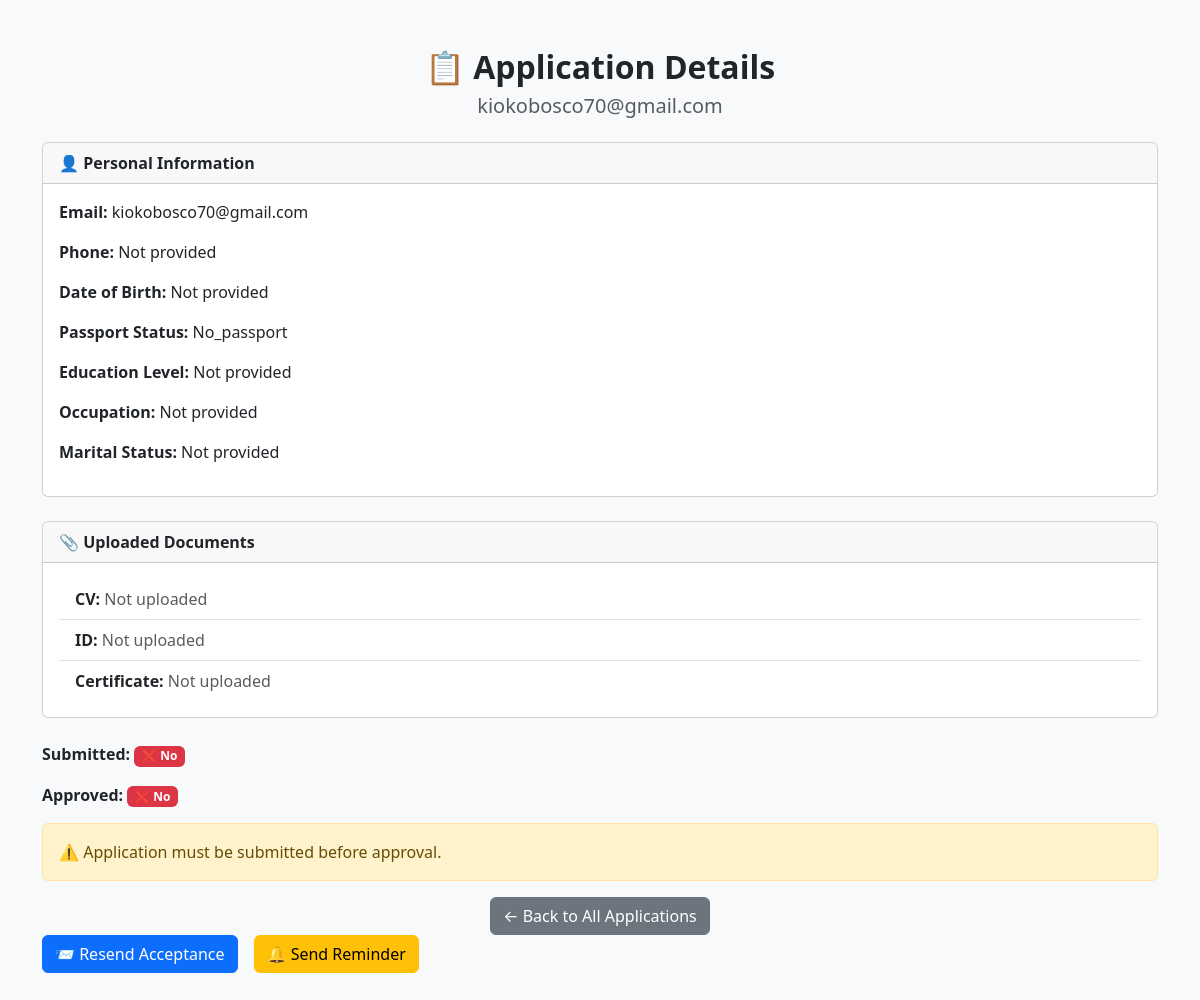
The app's page /admin/application/2 (signed in), older data.
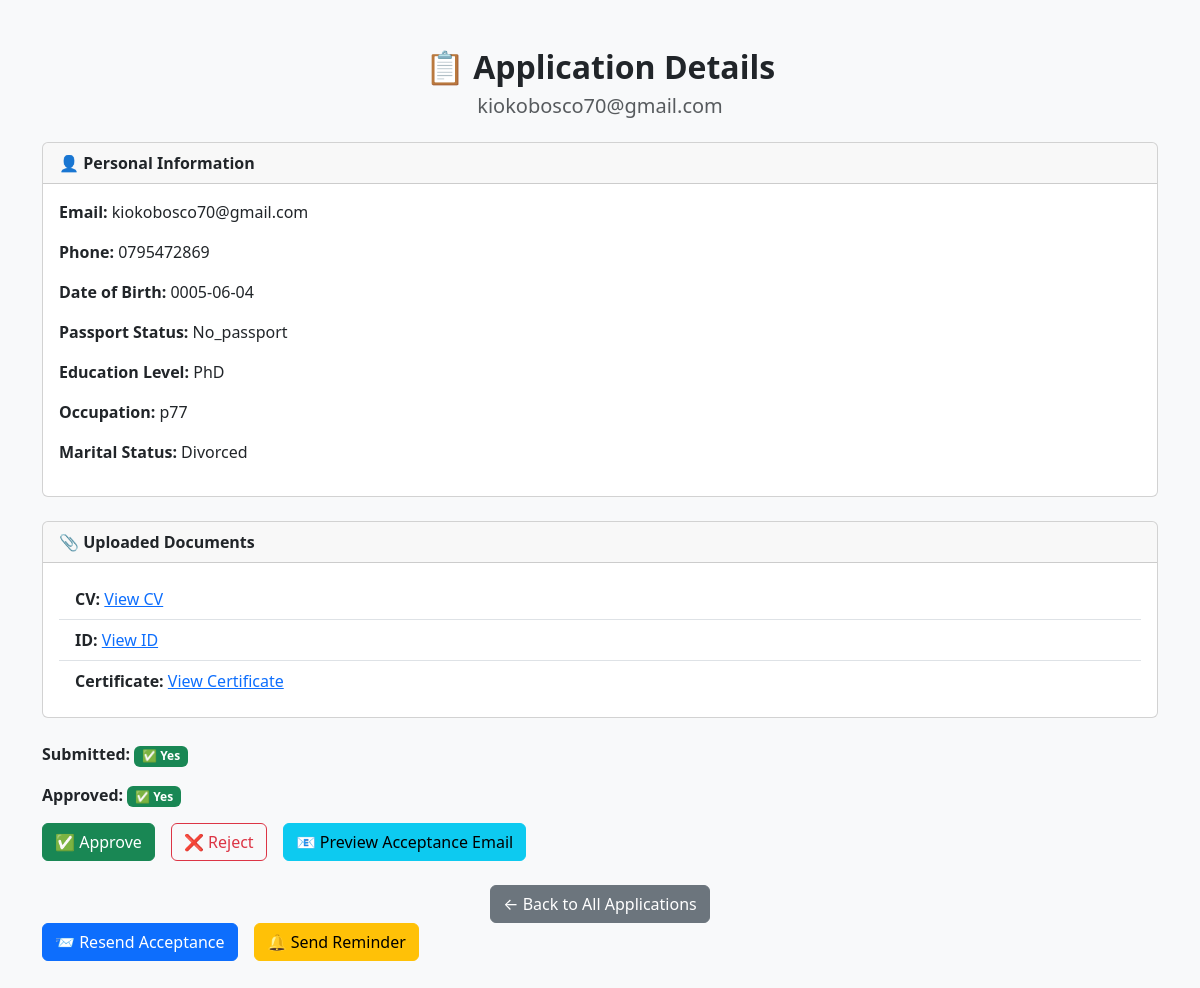
The same page, newer data.
### app/models/application.py (models this page shows, shortened)
class Application(db.Model):
    id = db.Column(db.Integer, primary_key=True)
    user_id = db.Column(db.Integer, db.ForeignKey('user.id'), nullable=False)
    user = db.relationship('User', backref='applications')
    passport_status = db.Column(
        db.String(20),
        nullable=False,
        comment="Passport status: 'has_passport', 'needs_passport', or 'applied_for_passport'"
    )
    phone_number = db.Column(
        db.String(20),
        nullable=True,
        comment="User's contact phone number"
    )
    date_of_birth = db.Column(
        db.Date,
        nullable=True,
        comment="User's date of birth in YYYY-MM-DD format"
    )
    education_level = db.Column(
        db.String(50),
        nullable=True,
        comment="Highest education level completed"
    )
    occupation = db.Column(
        db.String(100),
        nullable=True,
        comment="Current or most recent occupation"
    )
    marital_status = db.Column(
        db.String(20),
        nullable=True,
        comment="Marital status: single, married, divorced, etc."
    )
    cv_filename = db.Column(
        db.String(255),
        nullable=True,
        comment="Filename of uploaded CV/resume"
    )
    id_filename = db.Column(
        db.String(255),
        nullable=True,
        comment="Filename of uploaded ID document"
    )
    cert_filename = db.Column(
        db.String(255),
        nullable=True,
        comment="Filename of uploaded education certificate"
    )
    submitted = db.Column(
        db.Boolean,
        default=False,
        nullable=False,
        comment="Whether application has been submitted"
    )
    submitted_at = db.Column(
        db.DateTime,
        nullable=True,
        comment="Timestamp when application was submitted"
    )
    approved = db.Column(
        db.Boolean,
        default=False,
        nullable=False,
        comment="Whether application has been approved"
    )
    approved_at = db.Column(
        db.DateTime,
        nullable=True,
        comment="Timestamp when application was approved"
    )
    last_reminder_sent = db.Column(
        db.DateTime,
        nullable=True,
        comment="Timestamp when last reminder email was sent"
    )

### app/routes/admin_routes.py (the view)
@admin_bp.route('/admin/application/<int:app_id>')
@login_required
def view_application(app_id):
    if not current_user.is_admin:
        flash("Access denied. Admins only.", "danger")
        return redirect(url_for('auth.dashboard'))
    application = Application.query.get_or_404(app_id)
    user = application.user  # Related user object
    return render_template('admin/view_application_detail.html', application=application, user=user)

### app/scheduler/scheduler.py (called while the page is built)
def start_scheduler(app):
    with app.app_context():
        scheduler.add_job(
            func=lambda: auto_approve_submitted_applications(app),
            trigger='interval',
            hours=1,
            id='auto_approval_job',  # optional job id for reference
            replace_existing=True    # replace job if it already exists
        )
        if not scheduler.running:
            scheduler.start()
            current_app.logger.info("Scheduler started - auto-approval job scheduled every hour")
        @app.teardown_appcontext
        def shutdown_scheduler(exception=None):
            if scheduler.running:
                scheduler.shutdown(wait=False)
                current_app.logger.info("Scheduler shut down on app context teardown")

### app/templates/admin/view_application_detail.html (shortened to what the changed rows need)
<!DOCTYPE html>
<html lang="en">
<head>
    <link href="https://cdn.jsdelivr.net/npm/bootstrap@5.3.0/dist/css/bootstrap.min.css" rel="stylesheet">
</head>
<body class="bg-light">
<div class="container my-5">
    <div class="text-center mb-4">
        <h2 class="fw-bold">📋 Application Details</h2>
        <h5 class="text-muted">{{ user.full_name }}</h5>
    </div>
    <div class="card mb-4">
        <div class="card-header fw-bold">👤 Personal Information</div>
        <div class="card-body">
            <p><strong>Email:</strong> {{ user.email }}</p>
            <p><strong>Phone:</strong> {{ application.phone_number or "Not provided" }}</p>
            <p><strong>Date of Birth:</strong> {{ application.date_of_birth or "Not provided" }}</p>
            <p><strong>Passport Status:</strong> {{ application.passport_status|capitalize or "Not provided" }}</p>
            <p><strong>Education Level:</strong> {{ application.education_level or "Not provided" }}</p>
            <p><strong>Occupation:</strong> {{ application.occupation or "Not provided" }}</p>
            <p><strong>Marital Status:</strong> {{ application.marital_status or "Not provided" }}</p>
        </div>
    </div>
    <div class="card mb-4">
        <div class="card-header fw-bold">📎 Uploaded Documents</div>
        <div class="card-body">
            <ul class="list-group list-group-flush">
                <li class="list-group-item">
                    <strong>CV:</strong>
                    {% if application.cv_filename %}
                        <a href="{{ url_for('app_bp.uploaded_file', filename=application.cv_filename) }}" target="_blank">View CV</a>
                    {% else %}
                        <span class="text-muted">Not uploaded</span>
                    {% endif %}
                </li>
                <li class="list-group-item">
                    <strong>ID:</strong>
                    {% if application.id_filename %}
                        <a href="{{ url_for('app_bp.uploaded_file', filename=application.id_filename) }}" target="_blank">View ID</a>
                    {% else %}
                        <span class="text-muted">Not uploaded</span>
                    {% endif %}
                </li>
                <li class="list-group-item">
                    <strong>Certificate:</strong>
                    {% if application.cert_filename %}
                        <a href="{{ url_for('app_bp.uploaded_file', filename=application.cert_filename) }}" target="_blank">View Certificate</a>
                    {% else %}
                        <span class="text-muted">Not uploaded</span>
                    {% endif %}
                </li>
            </ul>
        </div>
    </div>
    <div class="mb-3">
        <p><strong>Submitted:</strong>
            {% if application.submitted %}
                <span class="badge bg-success">✅ Yes</span>
            {% else %}
                <span class="badge bg-danger">❌ No</span>
            {% endif %}
        </p>
        <p><strong>Approved:</strong>
            {% if application.approved %}
                <span class="badge bg-success">✅ Yes</span>
            {% else %}
                <span class="badge bg-danger">❌ No</span>
            {% endif %}
        </p>
    </div>
    {% if application.submitted %}
        <div class="d-flex gap-3 mb-4">
            <form method="get" action="{{ url_for('admin_bp.approve_application', app_id=application.id) }}">
                <button type="submit" class="btn btn-success">✅ Approve</button>
            </form>
            <form method="get" action="{{ url_for('admin_bp.reject_application', app_id=application.id) }}">
                <button type="submit" class="btn btn-outline-danger">❌ Reject</button>
            </form>
<form method="get" action="{{ url_for('admin_bp.preview_acceptance_email', app_id=application.id) }}" target="_blank">
    <button type="submit" class="btn btn-info">📧 Preview Acceptance Email</button>
</form>
        </div>
    {% else %}
        <div class="alert alert-warning">⚠️ Application must be submitted before approval.</div>
    {% endif %}
    <div class="text-center">
        <a href="{{ url_for('admin_bp.view_all_applications') }}" class="btn btn-secondary">← Back to All Applications</a>
    </div>
<div class="d-flex gap-3 mb-4">
    <a href="{{ url_for('admin_bp.send_acceptance_letter', app_id=application.id) }}"
       class="btn btn-primary">
    </a>
    <a href="{{ url_for('admin_bp.send_reminder_letter', app_id=application.id) }}"
       class="btn btn-warning">
    </a>
</div>
</div>
</body>
</html>

Row changes from the older to the newer data that the page shows:
changed Application "No_passport": phone_number "Not provided" → "0795472869"; date_of_birth "Not provided" → "0005-06-04"; education_level "Not provided" → "PhD"; occupation "Not provided" → "p77"; marital_status "Not provided" → "Divorced"; cv_filename empty → "application.php" (drawn); id_filename empty → "dashboard.php" (drawn); cert_filename empty → "dashboard.php" (drawn); submitted False → True (drawn); approved False → True (drawn)
Text that changed along with them:
text no longer shown: "Not uploaded Not uploaded Not uploaded ❌ No ❌ No ⚠️ Application must be submitted before approval."
text now shown: "View CV View ID View Certificate ✅ Yes ✅ Yes ✅ Approve ❌ Reject 📧 Preview Acceptance Email"
